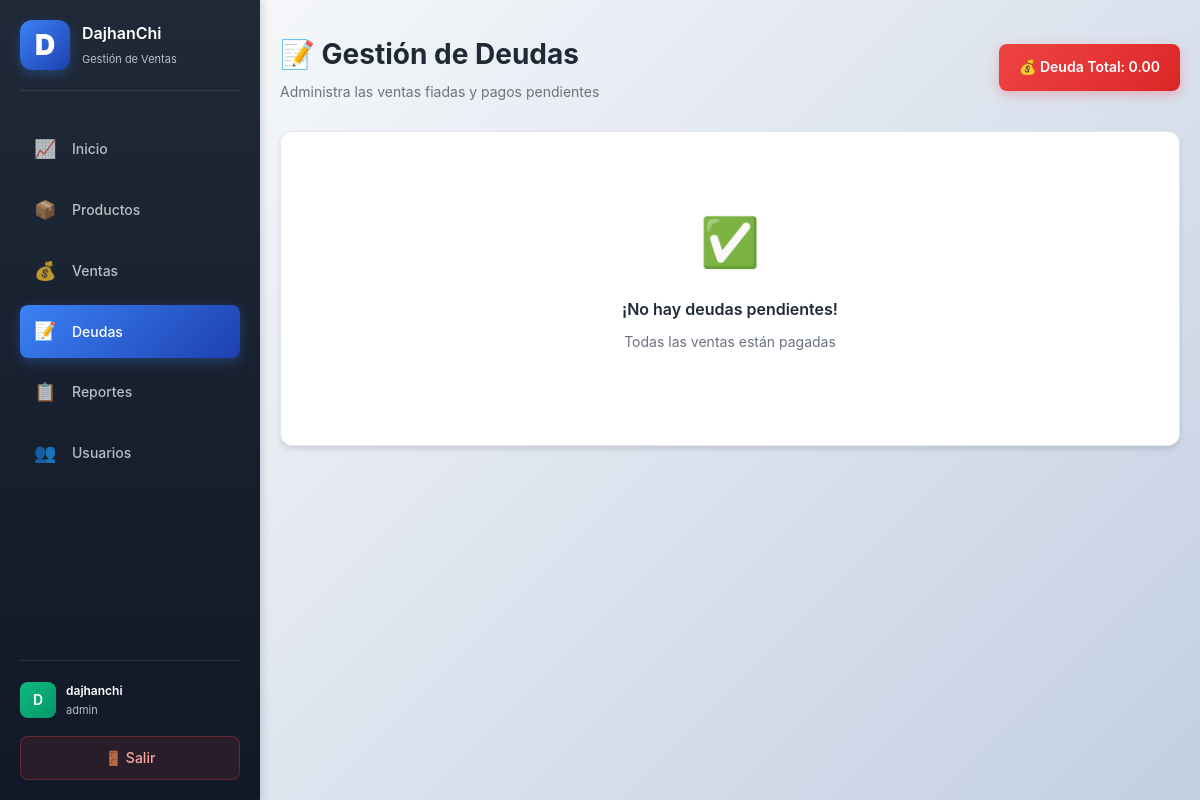
/debts (signed in), run on an earlier commit of the app's database.
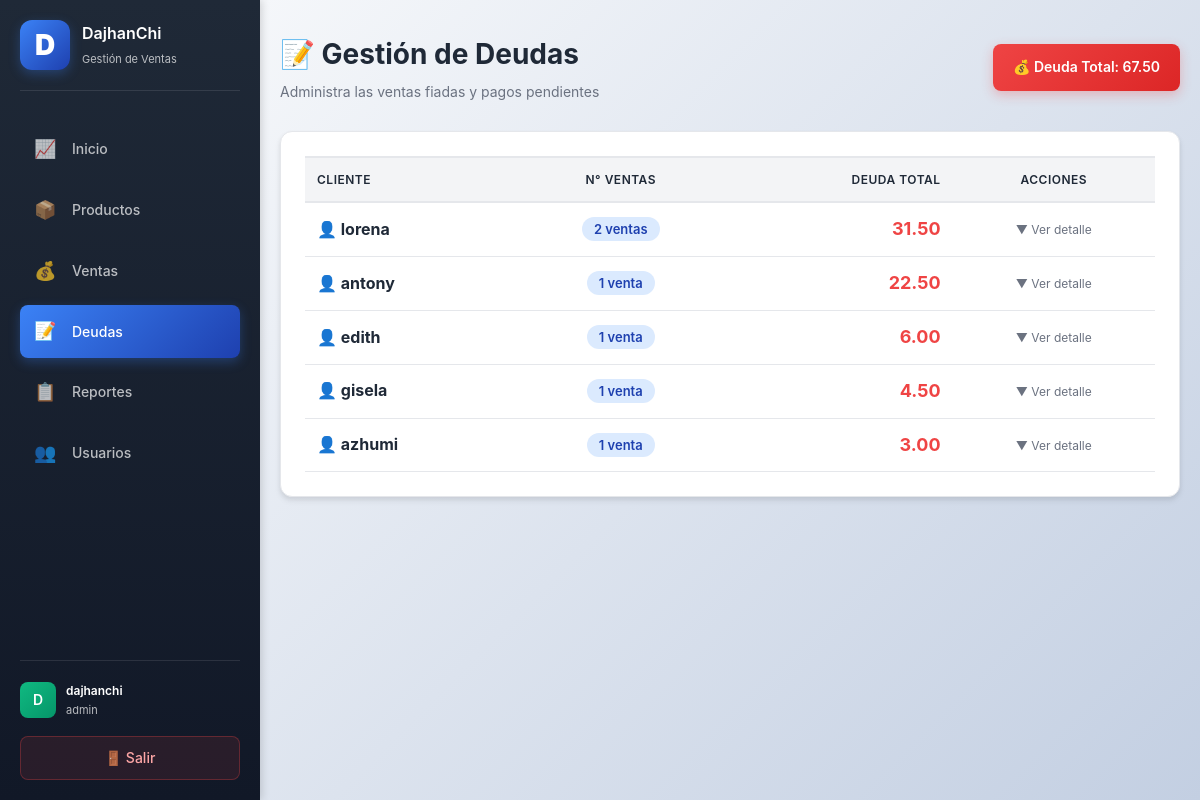
And on a later commit of the database.
### app.py (models this page shows)
class Sale(db.Model):
    id = db.Column(db.Integer, primary_key=True)
    created_at = db.Column(db.DateTime, nullable=False, default=datetime.utcnow, index=True)
    customer_name = db.Column(db.String(160))
    payment_method = db.Column(db.String(20), nullable=False, default="efectivo")  # efectivo, yape, fiado
    total_cents = db.Column(db.Integer, nullable=False, default=0)
    paid_cents = db.Column(db.Integer, nullable=False, default=0)
    payment_status = db.Column(db.String(20), nullable=False, default="pagado")  # pagado, pendiente, parcial
    @property
    def pending_cents(self):
        return self.total_cents - self.paid_cents

### app.py (the view)
@app.route("/debts")
@login_required
def debts():
    pending_sales = Sale.query.filter(
        Sale.payment_status.in_(["pendiente", "parcial"])
    ).order_by(Sale.created_at.desc()).all()
    debts_by_customer = {}
    for sale in pending_sales:
        customer = sale.customer_name or "Sin nombre"
        if customer not in debts_by_customer:
            debts_by_customer[customer] = {
                'customer_name': customer,
                'total_debt_cents': 0,
                'sales': []
            }
        debts_by_customer[customer]['total_debt_cents'] += sale.pending_cents
        debts_by_customer[customer]['sales'].append(sale)
    grouped_debts = sorted(debts_by_customer.values(), key=lambda x: x['total_debt_cents'], reverse=True)
    total_debt_cents = sum(sale.pending_cents for sale in pending_sales)
    return render_template("debts.html", grouped_debts=grouped_debts, total_debt_cents=total_debt_cents)

### app.py (called while the page is built, shortened)
@app.before_request
def init_db_once():
    global _db_initialized
    if _db_initialized:
        return

@app.template_filter("money")
def format_money(cents):
    if cents is None:
        return "0.00"
    return f"{cents / 100:.2f}"

def login_required(view):
    @wraps(view)
    def wrapped(*args, **kwargs):
        if not session.get("user_id"):
            return redirect(url_for("login"))
        return view(*args, **kwargs)
    return wrapped

### templates/debts.html (shortened to what this page needs)
{% extends "base.html" %}
{% block content %}
<div class="page-head">
    <div>
        <h1>📝 Gestión de Deudas</h1>
        <p style="color: #6b7280; margin: 4px 0 0 0;">Administra las ventas fiadas y pagos pendientes</p>
    </div>
    <div style="background: linear-gradient(135deg, #ef4444 0%, #dc2626 100%); color: white; padding: 12px 20px; border-radius: 8px; font-weight: 600; box-shadow: 0 4px 12px rgba(239, 68, 68, 0.3);">
        💰 Deuda Total: {{ total_debt_cents | money }}
    </div>
</div>
<div class="card">
    {% if grouped_debts %}
    <div style="overflow-x: auto;">
        <table style="width: 100%; border-collapse: collapse;">
            <thead>
                <tr style="border-bottom: 2px solid #e5e7eb;">
                    <th style="text-align: left; padding: 12px;">Cliente</th>
                    <th style="text-align: center; padding: 12px;">N° Ventas</th>
                    <th style="text-align: right; padding: 12px;">Deuda Total</th>
                    <th style="text-align: center; padding: 12px;">Acciones</th>
                </tr>
            </thead>
            <tbody>
            {% for customer in grouped_debts %}
                <tr style="border-bottom: 1px solid #f3f4f6; cursor: pointer; background: white;" data-customer="{{ customer.customer_name }}" class="customer-row">
                    <td style="padding: 12px; font-weight: 700; font-size: 16px; color: #1f2937;">
                        👤 {{ customer.customer_name }}
                    </td>
                    <td style="text-align: center; padding: 12px;">
                        <span style="background: #dbeafe; color: #1e40af; padding: 4px 12px; border-radius: 12px; font-size: 13px; font-weight: 600;">
                            {{ customer.sales|length }} venta{% if customer.sales|length != 1 %}s{% endif %}
                        </span>
                    </td>
                    <td style="text-align: right; padding: 12px; color: #ef4444; font-weight: 700; font-size: 18px;">
                        {{ customer.total_debt_cents | money }}
                    </td>
                    <td style="text-align: center; padding: 12px;">
                        <span style="color: #6b7280; font-size: 12px;">▼ Ver detalle</span>
                    </td>
                </tr>
            {% endfor %}
            </tbody>
        </table>
    </div>
    {% else %}
    <div style="text-align: center; padding: 48px 0;">
        <p style="font-size: 48px; margin: 0;">✅</p>
        <h3 style="margin: 16px 0 8px 0;">¡No hay deudas pendientes!</h3>
        <p style="color: #6b7280; margin: 0 0 20px 0;">Todas las ventas están pagadas</p>
    </div>
    {% endif %}
</div>
{% endblock %}

What changed in the data, as far as the page shows it:
added Sale: customer_name "lorena", sales|length "2", total_debt_cents "31.50"
added Sale: customer_name "antony", sales|length "1", total_debt_cents "22.50"
added Sale: customer_name "edith", sales|length "1", total_debt_cents "6.00"
added Sale: customer_name "gisela", sales|length "1", total_debt_cents "4.50"
added Sale: customer_name "azhumi", sales|length "1", total_debt_cents "3.00"
Also different on the page:
{{ total_debt_cents | money }}: "0.00" → "67.50"
text no longer shown: "✅ ¡No hay deudas pendientes! Todas las ventas están pagadas"
text now shown: "CLIENTE N° VENTAS DEUDA TOTAL ACCIONES"
